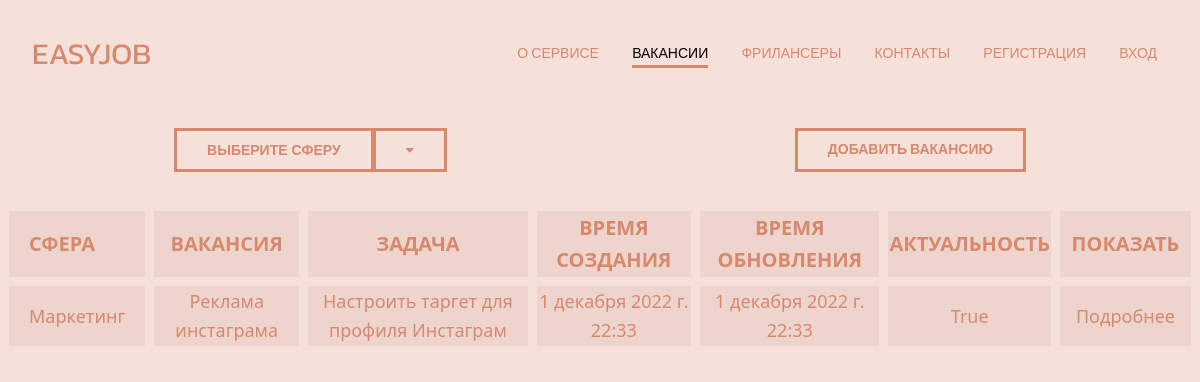
/vakancii/2/, run on the app's committed database.
### app1/models.py (models this page shows, shortened)
class Vakancii(models.Model):
    title_vakancii = models.CharField(max_length=255, verbose_name='Наименование вакансии')
    rabotodat = models.ForeignKey('Rabotodateli', on_delete=models.PROTECT)
    sphere = models.ForeignKey('Spheres', on_delete=models.PROTECT)
    about_vakancii = models.TextField(blank=True, verbose_name='О вакансии')
    time_create = models.DateTimeField(auto_now_add=True, verbose_name='Создана')
    time_update = models.DateTimeField(auto_now=True, verbose_name='Обновлена')
    is_published = models.BooleanField(default=True, verbose_name='Актуальность')
    class Meta:
        verbose_name = 'Вакансии'
        verbose_name_plural = 'Вакансии'
        ordering = ['sphere', 'time_create']

class Spheres(models.Model):
    SPHERE_CHOICES = [
        ('Дизайн', 'D'),
        ('Маркетинг', 'M'),
        ('Программирование', 'P'),
    ]
    name_sphere = models.CharField(max_length=30, choices=SPHERE_CHOICES, default='D')
    def __str__(self):
        return self.name_sphere
    class Meta:
        verbose_name = 'Cферы'
        verbose_name_plural = 'Cферы'
        ordering = ['name_sphere']  # сортировка

### app1/views.py (the view)
# urls.py: path('vakancii/<int:sphere_id>/', show_sphere, name='sphere_id'),
def show_sphere(request, sphere_id):
    bd_vakancii = Vakancii.objects.filter(sphere_id=sphere_id)  # фильтр по сферам
    bd_spheres = Spheres.objects.all()
    context = {
        'bd_vakancii': bd_vakancii,
        'bd_spheres': bd_spheres,
        'title': 'Отображение по сферам',
        'sphere_selected': sphere_id,
    }
    return render(request, 'app1/vakancii.html', context)

### app1/templates/app1/vakancii.html (shortened to what this page needs)
{% load static %}
<!DOCTYPE html>
<html lang="en">
<head>
    <link type="text/css" href="{% static 'app1/css/style.css' %}" rel="stylesheet"/>
    <link rel="stylesheet" href="https://cdnjs.cloudflare.com/ajax/libs/font-awesome/4.7.0/css/font-awesome.min.css">
</head>
<body>
<header class="header">
    <div class="header_inner">
        <div class="logo">EASYJOB</div>
        <nav class="nav">
            <a class="nav_link" href="{% url 'index' %}">О сервисе</a>
            <a class="nav_link active" href="#">Вакансии</a>
            <a class="nav_link" href="{% url 'freelancer' %}">Фрилансеры</a>
            <a class="nav_link" href="{% url 'contact' %}">Контакты</a>
            <a class="nav_link" href="{% url 'registr' %}">Регистрация</a>
            <a class="nav_link" href="#">Вход</a>
        </nav>
    </div>
</header>
<div class="container">
    <div class="section_header">кнопки</div>
    <div class="section_header">кнопки</div>
    <div class="knopki">
        <div class="knopki_right">
            <div class="dropdown">
                <button class="btn_down">Выберите сферу</button>
            </div>
            <div class="dropdown">
                <button class="btn_down" style="border-left:2px solid #d7886d">
                    <i class="fa fa-caret-down"></i>
                </button>
            </div>
        </div>
        <div class="knopki_right"><a class="btn" href="{% url 'addvacancii' %}">Добавить вакансию</a></div>
    </div>
</div>
<div class="container">
    <div class="ttable">
        <div class="section_text">
            <table border="1">
                <tr>
                    <td>
                        <div class="t_shapka">Сфера</div>
                    </td>
                    <td>
                        <div class="t_shapka">Вакансия</div>
                    </td>
                    <td>
                        <div class="t_shapka">Задача</div>
                    </td>
                    <td>
                        <div class="t_shapka">Время создания</div>
                    </td>
                    <td>
                        <div class="t_shapka">Время обновления</div>
                    </td>
                    <td>
                        <div class="t_shapka">Актуальность</div>
                    </td>
                    <td>
                        <div class="t_shapka">Показать</div>
                    </td>
                </tr>
                {% for el in bd_vakancii %}
                <tr>
                    <td>
                        <div class="t_item">{{ el.sphere }}</div>
                    </td>
                    <td>
                        <div class="t_item">{{ el.title_vakancii }}</div>
                    </td>
                    <td>
                        <div class="t_item">{{ el.about_vakancii }}</div>
                    </td>
                    <td>
                        <div class="t_item">{{ el.time_create }}</div>
                    </td>
                    <td>
                        <div class="t_item">{{ el.time_update }}</div>
                    </td>
                    <td>
                        <div class="t_item">{{ el.is_published }}</div>
                    </td>
                    <td>
                        <div class="t_item"><a class="nav_link" href="#">Подробнее</a></div>
                    </td>
                </tr>
                {% endfor %}
            </table>
        </div>
    </div>
</div>
</body>
</html>

### app1/static/app1/css/style.css (style rules this page uses)
body { margin: 0; font-family: 'Kanit', sans-serif; font-size: 15px; color: rgb(3, 2, 2); line-height: 1.6; background: #f5e1da; }
*, *:before, *::after { box-sizing: border-box; }
.container { width: 100%; max-width: 1200px; height: 100%; margin: 0 auto 30px; }
.logo { font-size: 30px; color: #d7886d; }
.header { position: fixed; padding: 30px; width: 100%; top: 0; left: 2px; right: 2px; z-index: 1000; flex: 0; background: #f5e1da; }
.header_inner { display: flex; justify-content: space-between; align-items: center; }
.nav { font-size: 14px; text-transform: uppercase; }
.nav_link { display: inline-block; vertical-align: top; position: relative; margin: 0 15px; color: #d7886d; text-decoration: none; transition: color .2s linear; }
.nav_link::after { content: ""; display: block; width: 100%; height: 3px; background-color: #d7886d; opacity: 0; position: absolute; top: 100%; left: 0; z-index: 1; transition: opacity .1s linear; }
.nav_link:hover:after, .nav_link.active:after { opacity: 1; }
.nav_link.active { color:black; }
.btn { display: inline-block; vertical-align: top; padding: 8px 30px; border: 3px solid #d7886d; color: #d7886d; text-transform: uppercase; font-size: 14px; font-weight: 700; text-decoration: none; text-align: center; transition: background .1s linear, color .1s linear; }
.section_header { width: 100%; max-width: 950px; margin: 0 auto 40px; font-family: 'Montserrat'; font-style: italic; text-align: center; }
.section_text { font-size: 15px; color: #333; }
.ttable { background-color: #f5e1da; }
.t_shapka { font-weight: bold; font-size: 20px; color: #d7886d; font-family: 'Segoe UI'; text-transform: uppercase; }
.t_item { font-size: 18px; color: #d7886d; font-family: 'Segoe UI'; font-weight: 500; }
table { font-family: "Lucida Sans Unicode", "Lucida Grande", Sans-Serif; font-size: 14px; color: white; border-radius: 10px; border-spacing: 9px; border: none; text-align: center; }
th, td:first-child { background: #edd5cd; color: #f6cdcd; padding: 10px 20px; border-color: white; border-spacing: 9px; }
th, td { border-style: solid; border-width: 0 1px 1px 0; border: none; border-spacing: 9px; }
td { background: #edd5cd; }
th:first-child, td:first-child { text-align: left; }
.knopki { display: flex; margin: 0px; }
.btn_down { background-color: #f5e1da; color: #d7886d; padding: 8px 30px; font-size: 14px; border: 3px solid #d7886d; text-transform: uppercase; font-weight: 700; transition: background .1s linear, color .1s linear; margin: 0 auto; }
.dropdown { display: flex; }
.knopki_right { display: flex; margin: 0 auto; }

### data on the page
Vakancii: sphere "Маркетинг", title_vakancii "Реклама инстаграма", about_vakancii "Настроить таргет для профиля Инстаграм", time_create "1 декабря 2022 г. 22:33", time_update "1 декабря 2022 г. 22:33", is_published "True"
